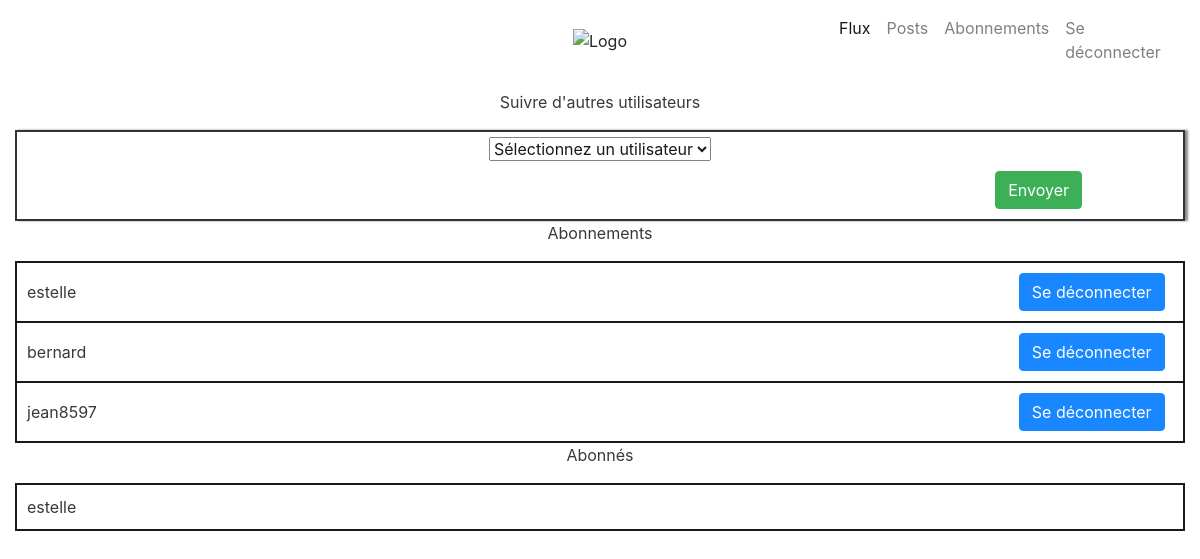
Before: /followers/ (signed in) with the older database file.
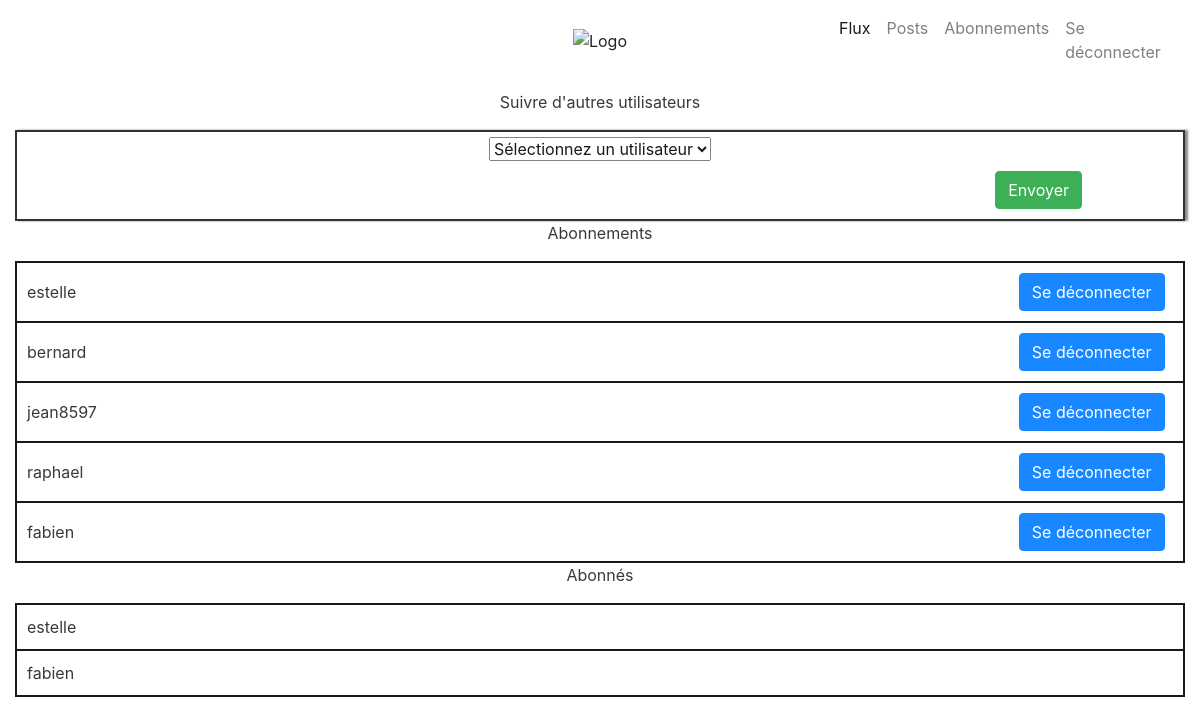
After: the same page with the newer database file.
### review/models.py (models this page shows, shortened)
class UserModel(models.Model):
    user = models.ForeignKey(
            to=settings.AUTH_USER_MODEL, on_delete=models.CASCADE)
    class Meta:
        abstract = True

class UserFollows(UserModel):
    followed_user = models.ForeignKey(
            to=settings.AUTH_USER_MODEL, on_delete=models.CASCADE,
            related_name='followed_by')
    class Meta:
        unique_together = ('user', 'followed_user',)

### review/views.py (the view)
# urls.py: path('followers/', views.followers, name='abonnement'),
@login_required
def followers(request, delete_id=None):
    if request.method == 'GET' and delete_id is not None:
        obj = get_object_or_404(UserFollows.objects.filter(user_id=request.user.id,
                                                           followed_user_id=delete_id))
        obj.delete()
        return redirect('abonnement')
    elif request.method == 'POST':
        form = FollowerForm(request.POST)
        validate_form(form, request)
        return redirect('abonnement')
    else:
        followed = UserFollows.objects.filter(user_id=request.user.id)
        followers = UserFollows.objects.filter(followed_user_id=request.user.id)
        followed_id = UserFollows.objects.filter(user_id=request.user.id).values("followed_user")
        follow_list = User.objects.exclude(id__in=followed_id)
        follow_list = follow_list.exclude(id=request.user.id)
    context = {'title':     ' - Gestion des abonnements',
               'follow_list':      follow_list,
               'followed':  followed,
               'followers': followers
               }
    return render(request, 'review/follow.html', context)

### review/templates/review/follow.html (shortened to what this page needs)
{% extends 'review/base.html' %}
{% block navbar %}
    {% include 'review/snippet/nav.html' %}
{% endblock %}
{% block content %}
    <div class="container_flux">
        <section>
            <div class="center">
                <p class="center">Suivre d'autres utilisateurs</p>
                <div class="bordure">
                    <form method="post" action="{% url 'abonnement' %}">
                        <div class="col">
                            <select class="form-select" name="followed_user">
                                <option value="" selected>Sélectionnez un utilisateur</option>
                            </select>
                        </div>
                        <div class="input_right input_right-right"><input class=" btn btn-success" type="submit"
                                                                          value="Envoyer"/></div>
                    </form>
                </div>
            </div>
        </section>
        <section>
            <p class="center">Abonnements</p>
            {% if followed %}
                <table>
                    {% for follow in followed %}
                        <tr>
                            <td>{{ follow.followed_user }}</td>
                            <td class="last"><a class="btn btn-primary" href="
{% url 'abonnement-delete' follow.followed_user_id %}">Se déconnecter</a> </td>
                        </tr>
                    {% endfor %}
                </table>
            {% else %}
                <div class="bordure">Désolé pas d'abonnements pour le moment.</div>
            {% endif %}
        </section>
        <section>
            <p class="center">Abonnés</p>
            {% if followers %}
                <table>
                    {% for follower in followers %}
                        <tr>
                            <td>{{ follower.user }}</td>
                        </tr>
                    {% endfor %}
                </table>
            {% else %}
                <div class="bordure">Désolé pas d'abonnés pour le moment.</div>
            {% endif %}
        </section>
        </div>
{% endblock %}

### review/templates/review/base.html (shortened to what this page needs)
<!doctype html>
<html lang="fr">
<head>
{% load static %}
    <link href="{% static 'review/css/bootstrap.css' %}" rel="stylesheet">
    <link href="{% static 'review/css/change.css' %}" rel="stylesheet">
</head>
<body id="filigrame">
<div class="container wrapper">
    <header class="">
        <div class="row flex-nowrap justify-content-between align-items-center">
        <div class="col-4 text-center justify-content-center fw-bold display-5"><img src="https://user.oc-static.com/upload/2020/09/18/16004297044411_P7.png" alt="Logo"></div>
        <div class="col-4 d-flex justify-content-end align-items-center">{% block navbar %}{% endblock %}</div>
        </div>
    </header>
    {% block content %}{% endblock %}
</div>
</body>
</html>

### review/templates/review/snippet/nav.html
        <nav class="navbar navbar-expand-lg navbar-light">
            <div id="navbarSupportedContent ">
                <ul class="navbar-nav mr-auto ">
                  <li class="nav-item active">
                    <a class="nav-link" href="{% url 'index'%}">Flux</a>
                  </li>
                  <li class="nav-item">
                    <a class="nav-link" href="{% url 'post' %}">Posts</a>
                  </li>
                    <li class="nav-item">
                        <a class="nav-link" href="{% url 'abonnement'%}">Abonnements</a>
                    </li>
                    <li class="nav-item">
                        <a class="nav-link" href="{% url 'logout'%}">Se déconnecter</a>
                    </li>
                </ul>
            </div>
        </nav>

### review/static/review/css/change.css (style rules this page uses)
header { margin-bottom: 10px; }
.center { text-align: center; }
#filigrame { background: no-repeat center center url("https://www.erbree.fr/wp-content/uploads/2017/11/Bo%C3%AEte-%C3%A0-livre-Image-1024x514.png"); background-attachment: fixed; background-size: initial; }
table { border-collapse: collapse; width: 100%; margin-top: 10px; }
tr { border: 2px solid black; }
td { padding: 10px; }
td.last { display: table-cell; width: 15%; white-space: nowrap; }
.input_right { display: block; margin-right: 1em; direction: rtl; margin-top: 10px; margin-bottom: 5px; }
.input_right-right { text-align: right; margin-right: 6em; }
.container { max-width: 1440px; margin: 0 auto; }
.container_flux { display: block; content: ""; margin-top: 10px; margin-bottom: 10px; box-shadow: #0a53be; background: white; opacity: 0.9; }
.bordure { padding: 5px; border-style: solid; border-width: 2px; border-color: #1a1e21; box-shadow: 3px 0 2px gray; }

Changed rows visible on the page:
added UserFollows: followed_user "raphael"
added UserFollows: followed_user "fabien"
added UserFollows: user "fabien"
